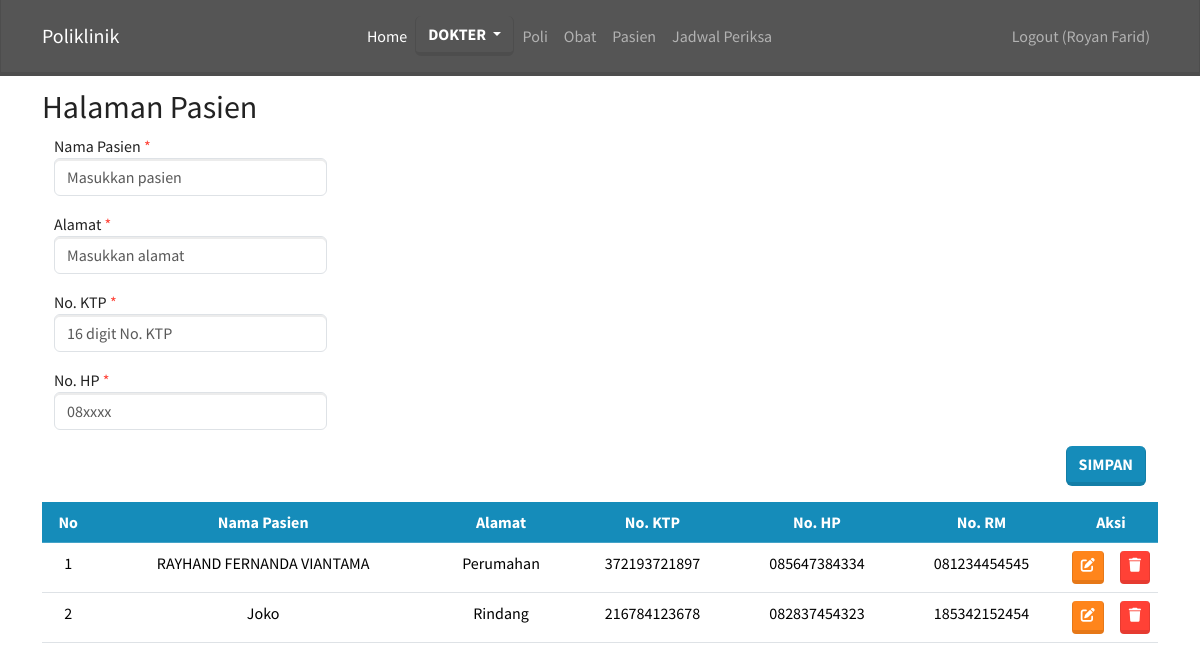
The app's page /index.php?page=pasien (signed in) with its own data.
### tables this page shows
CREATE TABLE `pasien` (
  `id` int UNSIGNED NOT NULL,
  `nama` varchar(255) NOT NULL,
  `alamat` varchar(255) NOT NULL,
  `no_ktp` varchar(255) NOT NULL,
  `no_hp` varchar(50) NOT NULL,
  `no_rm` varchar(25) NOT NULL
);

### pasien.php (the view, shortened to what this page needs)
<main id="pasien-page">
    <div class="container" style="margin-top: 5.5rem;">
        <div class="row">
            <h2 class="ps-0">Halaman Pasien</h2>
            <div class="container">
                <form action="" method="POST" onsubmit="return(validate());">
                    <?php
                    $nama = '';
                    $alamat = '';
                    $no_ktp = '';
                    $no_hp = '';
                    ?>
                    <div class="mb-3 w-25">
                        <label for="nama">Nama Pasien <span class="text-danger">*</span></label>
                        <input type="text" name="nama" class="form-control" required placeholder="Masukkan pasien" value="<?php echo $nama ?>">
                    </div>
                    <div class="mb-3 w-25">
                        <label for="alamat">Alamat <span class="text-danger">*</span></label>
                        <input type="text" name="alamat" class="form-control" required placeholder="Masukkan alamat" value="<?php echo $alamat ?>">
                    </div>
                    <div class="mb-3 w-25">
                        <label for="no_ktp">No. KTP <span class="text-danger">*</span></label>
                        <input type="number" name="no_ktp" class="form-control" required placeholder="16 digit No. KTP" value="<?php echo $no_ktp ?>">
                    </div>
                    <div class="mb-3 w-25">
                        <label for="no_hp">No. HP <span class="text-danger">*</span></label>
                        <input type="number" name="no_hp" class="form-control" required placeholder="08xxxx" value="<?php echo $no_hp ?>">
                    </div>
                    <div class="d-flex justify-content-end mt-2">
                        <button type="submit" name="simpanData" class="btn btn-primary">Simpan</button>
                    </div>
                </form>
            </div>
            <div class="table-responsive mt-3 px-0">
                <table class="table text-center">
                    <thead class="table-primary">
                        <tr>
                            <th valign="middle">No</th>
                            <th valign="middle">Nama Pasien</th>
                            <th valign="middle">Alamat</th>
                            <th valign="middle">No. KTP</th>
                            <th valign="middle">No. HP</th>
                            <th valign="middle">No. RM</th>
                            <th valign="middle" style="width: 0.5%;" colspan="2">Aksi</th>
                        </tr>
                    </thead>
                    <tbody>
                        <?php
                            $result = mysqli_query($mysqli, "SELECT * FROM pasien");
                            $no = 1;
                            while ($data = mysqli_fetch_array($result)) :
                            ?>
                                <tr>
                                    <td><?php echo $no++ ?></td>
                                    <td><?php echo $data['nama'] ?></td>
                                    <td><?php echo $data['alamat'] ?></td>
                                    <td><?php echo $data['no_ktp'] ?></td>
                                    <td><?php echo $data['no_hp'] ?></td>
                                    <td><?php echo $data['no_rm'] ?></td>
                                    <td>
                                        <a class="btn btn-sm btn-warning text-white" href="index.php?page=pasien&id=<?php echo $data['id'] ?>">
                                            <i class="fa-solid fa-pen-to-square"></i>
                                        </a>
                                    </td>
                                    <td>
                                        <a href="index.php?page=pasien&id=<?php echo $data['id'] ?>&aksi=hapus" class="btn btn-sm btn-danger text-white">
                                            <i class="fa-solid fa-trash"></i>
                                        </a>
                                    </td>
                                </tr>
                        <?php endwhile; ?>
                    </tbody>
                </table>
            </div>
        </div>
    </div>
</main>

### records on screen
pasien: nama "RAYHAND FERNANDA VIANTAMA", alamat "Perumahan", no_ktp "372193721897", no_hp "085647384334", no_rm "081234454545"
pasien: nama "Joko", alamat "Rindang", no_ktp "216784123678", no_hp "082837454323", no_rm "185342152454"

### other values on screen
$_SESSION['fullname'] "Royan Farid"
